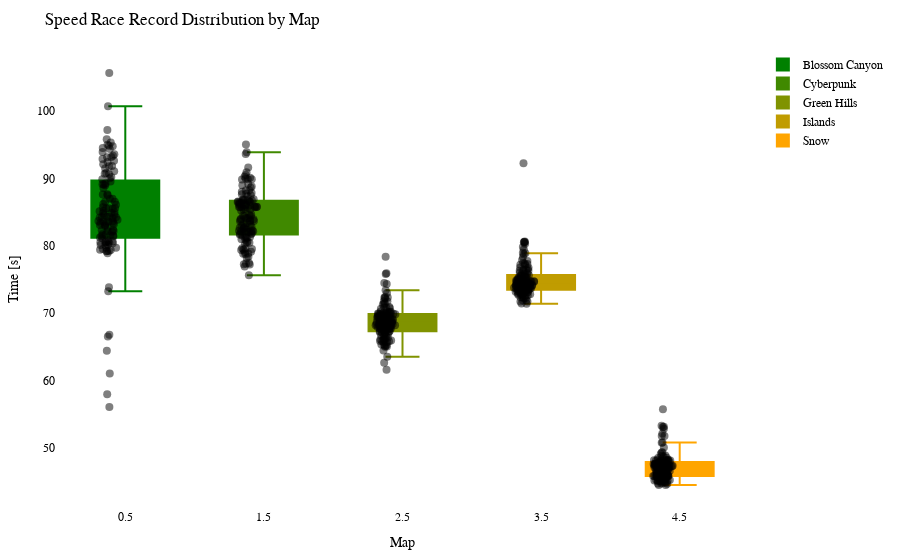

Notebook code cell kept with this figure:
### Code cell
import plotly.graph_objects as go
import plotly.io as pio

df = getRecordsDataframe(minigame="Wettrennen")

# Calculate the offset for centering the data points
num_columns = len(df.columns)
offset = 0.5

# Create a Swarm plot using Plotly
fig = go.Figure()

cmap = LinearSegmentedColormap.from_list("green_orange", ["green", "orange"])
colors = [to_hex(cmap(i / (num_columns - 1))) for i in range(num_columns)]

for i, (column, color) in enumerate(zip(df.columns, colors)):
    x_values = [i + offset] * len(df[column])  # Adjust x-values with offset for horizontal centering
    fig.add_trace(go.Box(x=x_values,
                         y=df[column],
                         name=column,
                         boxpoints='all',
                         pointpos=-0.5,  # Adjust point position to prevent overlapping
                         marker=dict(color='rgba(0,0,0,0.5)', size=8),  # Adjust marker color and size
                         line=dict(color=color),
                         fillcolor=color,
                         hovertext=df_to_html.index,
                         hoverinfo='name+text+y',
                         showlegend=True))

fig.update_layout(title="Speed Race Record Distribution by Map",
                  xaxis=dict(title="Map"),
                  yaxis=dict(title="Time [s]"),
                  showlegend=True,
                  font=dict(family="Arial", size=12, color="black"),  # Customize font
                  plot_bgcolor="white",  # Set background color
                  margin=dict(l=50, r=50, t=50, b=50),  # Adjust margins for better layout
                  )


pio.show(fig)

pio.write_html(fig, "out/wettr_swarm_plot.html")

### Figure 1 — Plotly figure (JSON) as saved in the notebook; plotly's stock layout.template omitted (floating-point values rounded to 4 significant figures; data arrays with more than 128 entries replaced by an {"elided": "..."} marker saying what was removed)
{"data": [{"boxpoints": "all", "fillcolor": "#008000", "hoverinfo": "name+text+y", "hovertext": {"elided": "133 str values"}, "line": {"color": "#008000"}, "marker": {"color": "rgba(0,0,0,0.5)", "size": 8}, "name": "Blossom Canyon", "pointpos": -0.5, "showlegend": true, "type": "box", "x": {"elided": "133 float values"}, "y": {"elided": "133 float values"}}, {"boxpoints": "all", "fillcolor": "#408900", "hoverinfo": "name+text+y", "hovertext": {"elided": "133 str values"}, "line": {"color": "#408900"}, "marker": {"color": "rgba(0,0,0,0.5)", "size": 8}, "name": "Cyberpunk", "pointpos": -0.5, "showlegend": true, "type": "box", "x": {"elided": "133 float values"}, "y": {"elided": "133 float values"}}, {"boxpoints": "all", "fillcolor": "#809300", "hoverinfo": "name+text+y", "hovertext": {"elided": "133 str values"}, "line": {"color": "#809300"}, "marker": {"color": "rgba(0,0,0,0.5)", "size": 8}, "name": "Green Hills", "pointpos": -0.5, "showlegend": true, "type": "box", "x": {"elided": "133 float values"}, "y": {"elided": "133 float values"}}, {"boxpoints": "all", "fillcolor": "#c09c00", "hoverinfo": "name+text+y", "hovertext": {"elided": "133 str values"}, "line": {"color": "#c09c00"}, "marker": {"color": "rgba(0,0,0,0.5)", "size": 8}, "name": "Islands", "pointpos": -0.5, "showlegend": true, "type": "box", "x": {"elided": "133 float values"}, "y": {"elided": "133 float values"}}, {"boxpoints": "all", "fillcolor": "#ffa500", "hoverinfo": "name+text+y", "hovertext": {"elided": "133 str values"}, "line": {"color": "#ffa500"}, "marker": {"color": "rgba(0,0,0,0.5)", "size": 8}, "name": "Snow", "pointpos": -0.5, "showlegend": true, "type": "box", "x": {"elided": "133 float values"}, "y": {"elided": "133 float values"}}], "layout": {"font": {"color": "black", "family": "Arial", "size": 12}, "margin": {"b": 50, "l": 50, "r": 50, "t": 50}, "plot_bgcolor": "white", "showlegend": true, "title": {"text": "Speed Race Record Distribution by Map"}, "xaxis": {"title": {"text": "Map"}}, "yaxis": {"title": {"text": "Time [s]"}}}}
